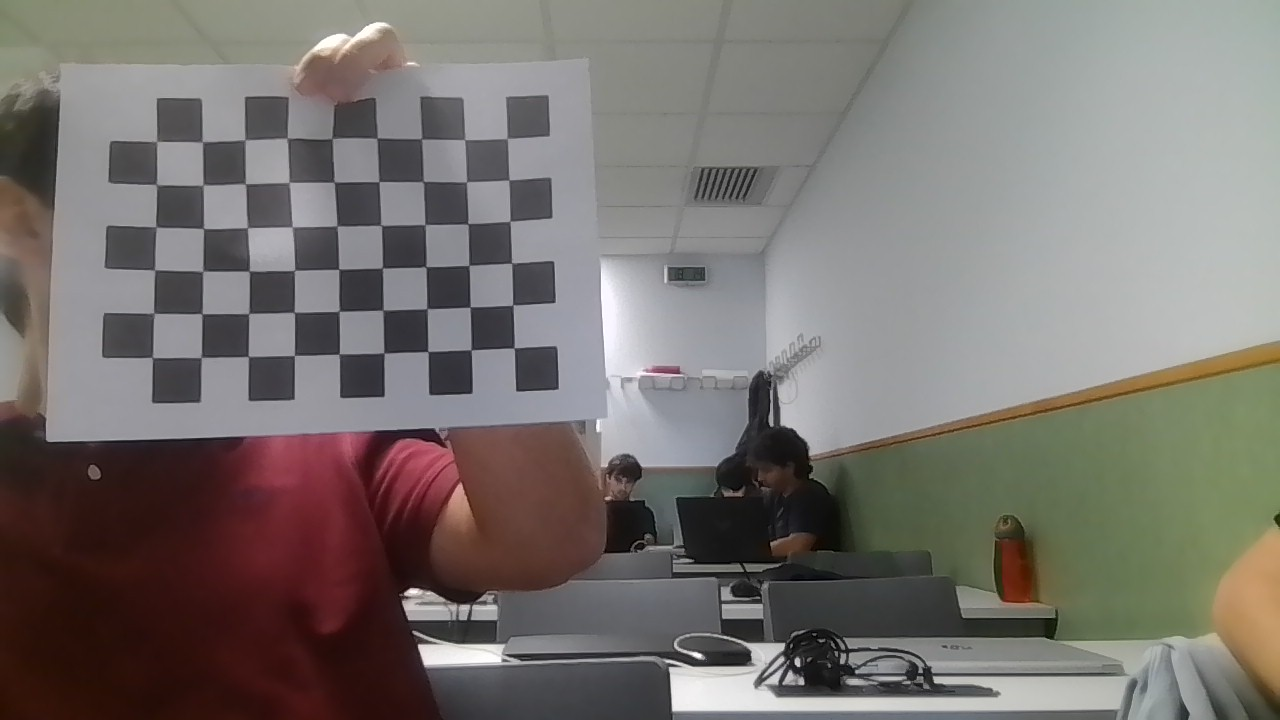
#> input picture data/calibration/calibration_imgs/alvaro_laptop/WIN_20251119_18_13_38_Pro.jpg, 1280 x 720 px; its folder holds 4 pictures in this run
$ python calibrate_camera.py
#> lines starting #> are read from the running program, lines starting #| are printed output that depends on the picture; long printed decimals are rounded
### src/calibration/auxiliary.py
from typing import List
import imageio
import cv2
import numpy as np
import numpy.typing


def load_images(filenames: List) -> List:
    return [imageio.imread(filename) for filename in filenames]
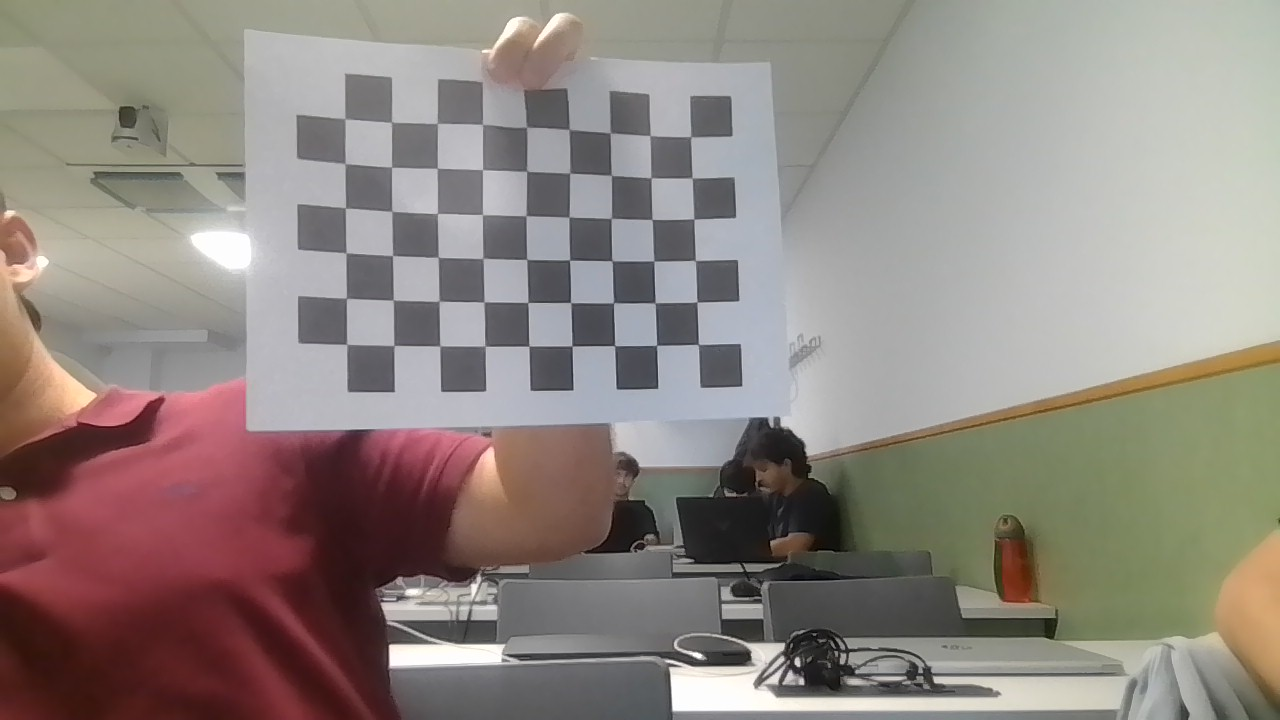
#> input picture data/calibration/calibration_imgs/alvaro_laptop/WIN_20251119_18_13_45_Pro.jpg, 1280 x 720 px
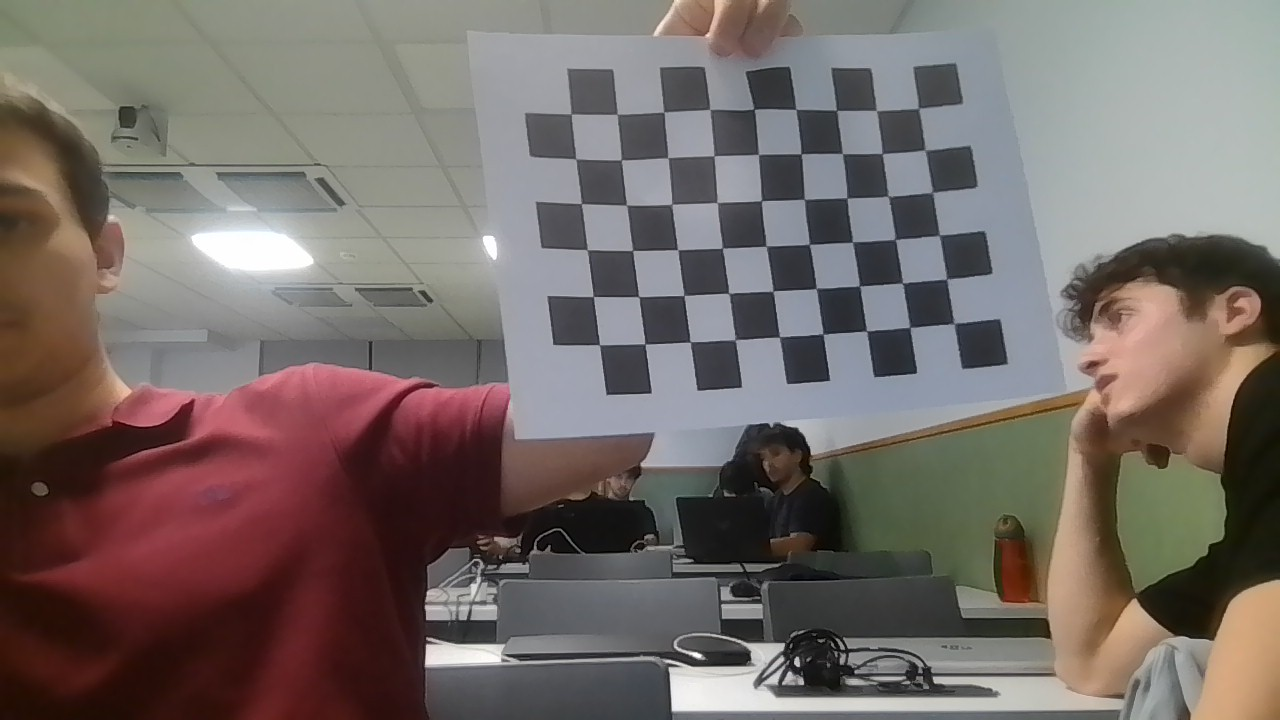
#> input picture data/calibration/calibration_imgs/alvaro_laptop/WIN_20251119_18_13_50_Pro.jpg, 1280 x 720 px
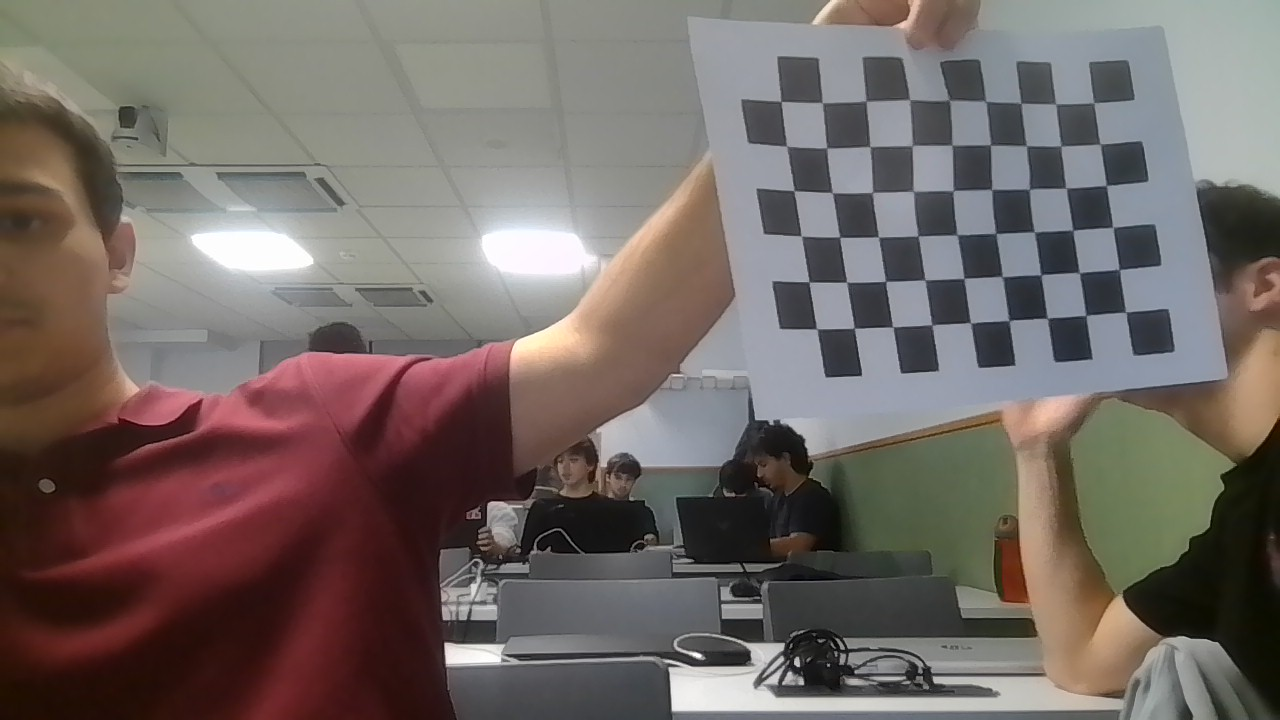
#> input picture data/calibration/calibration_imgs/alvaro_laptop/WIN_20251119_18_13_52_Pro.jpg, 1280 x 720 px


def show_image(img) -> None:
    cv2.imshow("Image", img)
    cv2.waitKey()
    cv2.destroyAllWindows()


def write_image(img, filename="img.jpg") -> None:
    cv2.imwrite(filename, img)


def get_chessboard_points(chessboard_shape, dx, dy) -> numpy.typing.NDArray:
    points = []
    for i in range(chessboard_shape[1]):
        for j in range(chessboard_shape[0]):
            points.append([j*dx, i*dy, 0])
    return np.asarray(points, dtype=np.float32)

### src/calibration/calibrate_camera.py
import os
import cv2.typing
from auxiliary import *
import cv2
from constants import CHESSBOARD_INNER_CORNERS_SIZE, CHESSBOARD_SQUARE_SIZE
import copy
from typing import List
import numpy as np
import glob

calibration_img_path = "data/calibration/calibration_imgs/alvaro_laptop/*.jpg"
show_images = True


def find_corners(imgs: List[cv2.typing.MatLike]) -> List[tuple[bool, cv2.typing.MatLike]]:
    corners = [cv2.findChessboardCorners(
        img, CHESSBOARD_INNER_CORNERS_SIZE) for img in imgs]

    return corners


def filter_corner_detections(corners: List[tuple[bool, cv2.typing.MatLike]]) -> List[cv2.typing.MatLike]:
    valid_corners = []
    for cor in corners:
        if cor[0]:
            valid_corners.append(cor[1])

    return valid_corners


def refine_corners(imgs_gray: List[cv2.typing.MatLike], corners: List[cv2.typing.MatLike]) -> List[cv2.typing.MatLike]:
    criteria = (cv2.TERM_CRITERIA_EPS + cv2.TERM_CRITERIA_MAX_ITER, 30, 0.01)

    corners_refined = []
    for i, cor in zip(imgs_gray, corners):
        corner_refined = cv2.cornerSubPix(
            i, cor[1], CHESSBOARD_INNER_CORNERS_SIZE, (-1, -1), criteria)

        corners_refined.append(corner_refined)

    return corners_refined


if __name__ == "__main__":
    # Compute paths to images
    full_path = os.path.join(os.getcwd(), calibration_img_path)
    gb_path = glob.glob(full_path)

    # Load images
    imgs = load_images(gb_path)
#> imgs = 4 items

    for i in range(len(imgs)):
        imgs[i] = cv2.cvtColor(imgs[i], cv2.COLOR_BGR2RGB)
#> this loop made 4 passes

    # Get gray images
    imgs_gray = [cv2.cvtColor(img, cv2.COLOR_RGB2GRAY) for img in imgs]
#> imgs_gray = 4 items
    img_size = imgs_gray[0].shape
#> img_size = (720, 1280)

    # Find corners
    corners = find_corners(imgs)
#> in find_corners, `corners = [cv2.findChessboardCorners( img, CHESSBOARD_INNER_CORNERS_SI..`: corners = 4 items
#> corners = 4 items

    # Keep only valid detections
    valid_corners = filter_corner_detections(corners)
#> the loop in filter_corner_detections, `for cor in corners:` made 4 passes
#> valid_corners = 4 items

    # Refine corner detection
    refined_corners = refine_corners(imgs_gray, valid_corners)
#> the loop in refine_corners, `for i, cor in zip(imgs_gray, corners):` made 4 passes
#> corner_refined on passes 1 to 4: [[471, 349.8]], [[656.5, 345.4]], [[909.8, 327.4]], [[1086, 315.4]]
#> after the loop in refine_corners, `for i, cor in zip(imgs_gray, corners):`: corners_refined = [[[471, 349.8]], [[656.5, 345.4]], [[909.8, 327.4]], [[1086, 315.4]]]
#> refined_corners has the same summary as corners_refined in refine_corners

    # Copy corners
    valid_corners_copy = copy.deepcopy(valid_corners)
#> valid_corners_copy = 4 items

    # Get real chessboard points
    chessboard_points = [get_chessboard_points(
        CHESSBOARD_INNER_CORNERS_SIZE, CHESSBOARD_SQUARE_SIZE, CHESSBOARD_SQUARE_SIZE) for _ in range(len(valid_corners_copy))]
#> chessboard_points = 4 items

    # Get calibration parameters
    final_corners = np.asarray(valid_corners_copy, dtype=np.float32)

    rms, intrinsics, dist_coeffs, rvecs, tvecs = cv2.calibrateCamera(
        chessboard_points, final_corners, img_size, None, None)
#> rms = 1.89; intrinsics = [[1716.9, 0, 387.5], [0, 1714.4, 307.4], [0, 0, 1]]; dist_coeffs = [[0.0457, 1.52, -0.0895, -0.0841, -2.95]]; rvecs = ([0.0623, 0.401, 3.09], [-0.182, 0.458, 3.12], [-0.273, 0.604, 3.03], [-0.431, 0.531, 3.04]); tvecs = ([71.14, 23.17, 945.3], [173.6, 24.34, 914.8], [293.3, 18.12, 831.1], [403.1, 20.63, 873.1])

    # Obtain extrinsics
    extrinsics = list(map(lambda rvec, tvec: np.hstack(
        (cv2.Rodrigues(rvec)[0], tvec)), rvecs, tvecs))
#> extrinsics = 4 items

    # Print calibration parameters
    print("Intrinsics:\n", intrinsics)
#| Intrinsics:
#|  [[1.71686790e+03 0.00000000e+00 3.87528336e+02]
#|  [0.00000000e+00 1.71437835e+03 3.07449045e+02]
#|  [0.00000000e+00 0.00000000e+00 1.00000000e+00]]
    print("Distortion coefficients:\n", dist_coeffs)
#| Distortion coefficients:
#|  [[ 0.04567  1.516 -0.08946 -0.08411 -2.951]]
    print("Root mean squared reprojection error:\n", rms)
#| Root mean squared reprojection error:
#|  1.895

    if show_images:
        for i in range(len(valid_corners)):
            show_image(cv2.drawChessboardCorners(
                imgs[i], CHESSBOARD_INNER_CORNERS_SIZE, valid_corners[i], corners[i][0]))
#> this loop made 4 passes
#> pass 2, in show_image (call 2), `cv2.imshow("Image", img)`:
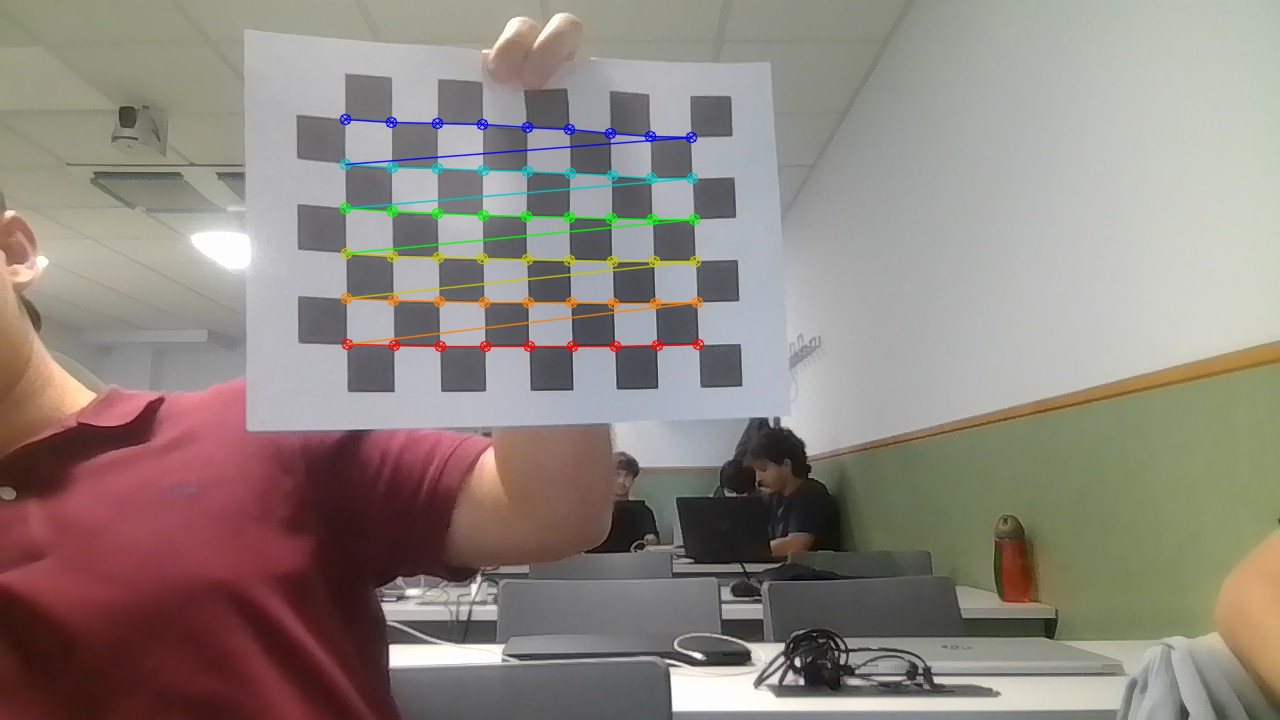
#> window 'Image': shape (720, 1280, 3); mean B, G, R 127.9, 134.4, 143.5
